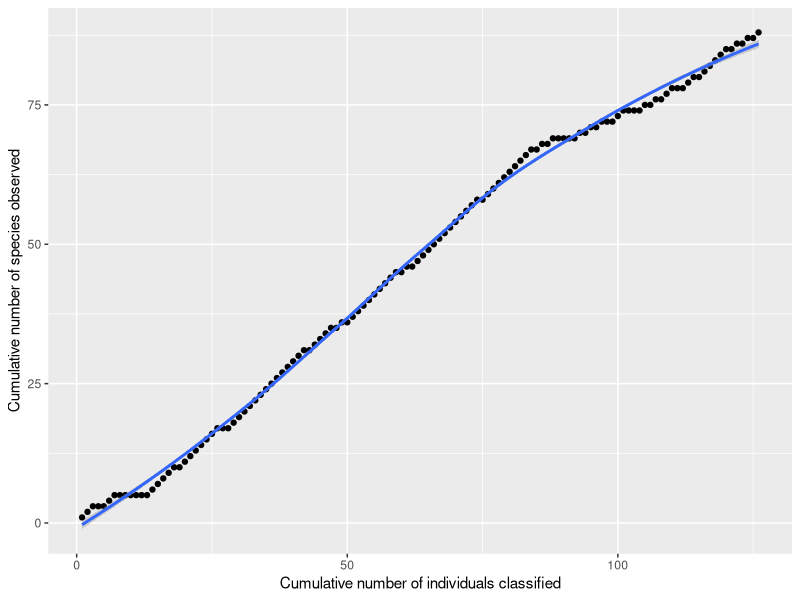

This figure's R source:
## ---- chunk 1
#To make tables
library(kableExtra)
library(knitr)
#To manipulate and plot data
library(tidyverse)
## ---- chunk 2
example_data1= data.frame(
  number = c(1:16),
  name = c("gummy", "sour gummy", "rod", "L gummy yellow", "gummy swirls" , "gummy spider", "gummy cokes", "gummy lines", "balls", "gummy fruit", "brick", "skittle", "mm", "twizzler", "kisses", "mutated"),
  characteristics = c("bear", "bear", "rods", "large rods", "circle swirl", "spider", "cokes", "lines", "balls", "fruit", "brick", "round", "round", "twizzlers", "chocolate", "red mutated rods"),
  occurences = c(102, 3, 173, 2, 3, 6, 3, 7, 24, 2, 18, 192, 221, 14, 16, 2)

)
## ---- chunk 3
example_data1 %>% 
  kable("html") %>%
  kable_styling(bootstrap_options = "striped", font_size = 10, full_width = F)

## ---- chunk 4
example_data2 = data.frame(
x = c(1:126),
y = c(1,2,3,3,3,4,5,5,5,5,5,5,5,6,7,8,9,10,10,11,12,13,14,15,16,17,17,17,18,19,20,21,22,23,24,25,26,27,28,29,30,31,31,32,33,34,35,35,36,36,37,38,39,40,41,42,43,44,45,45,46,46,47,48,49,50,51,52,53,54,55,56,57,58,58,59,60,61,62,63,64,65,66,67,67,68,68,69,69,69,69,69,70,70,71,71,72,72,72,73,74,74,74,74,75,75,76,76,77,78,78,78,79,80,80,81,82,83,84,85,85,86,86,87,87,88)
)
## ---- chunk 5
ggplot(example_data2, aes(x=x, y=y)) +
  geom_point() +
  geom_smooth() +
  labs(x="Cumulative number of individuals classified", y="Cumulative number of species observed")

## `geom_smooth()` using method = 'loess'
## ---- chunk 6
species1 = 2/(2+4+1)
species2 = 4/(2+4+1)
species3 = 1/(2+4+1)

1 / (species1^2 + species2^2 + species3^2)
## ---- chunk 7
3 + 1^2/(2*2)
## ---- chunk 8
library(vegan)
## ---- chunk 9
example_data1_diversity = 
  example_data1 %>% 
  select(name, occurences) %>% 
  spread(name, occurences)

example_data1_diversity
## ---- chunk 10
diversity(example_data1_diversity, index="invsimpson")
## ---- chunk 11
specpool(example_data1_diversity)
